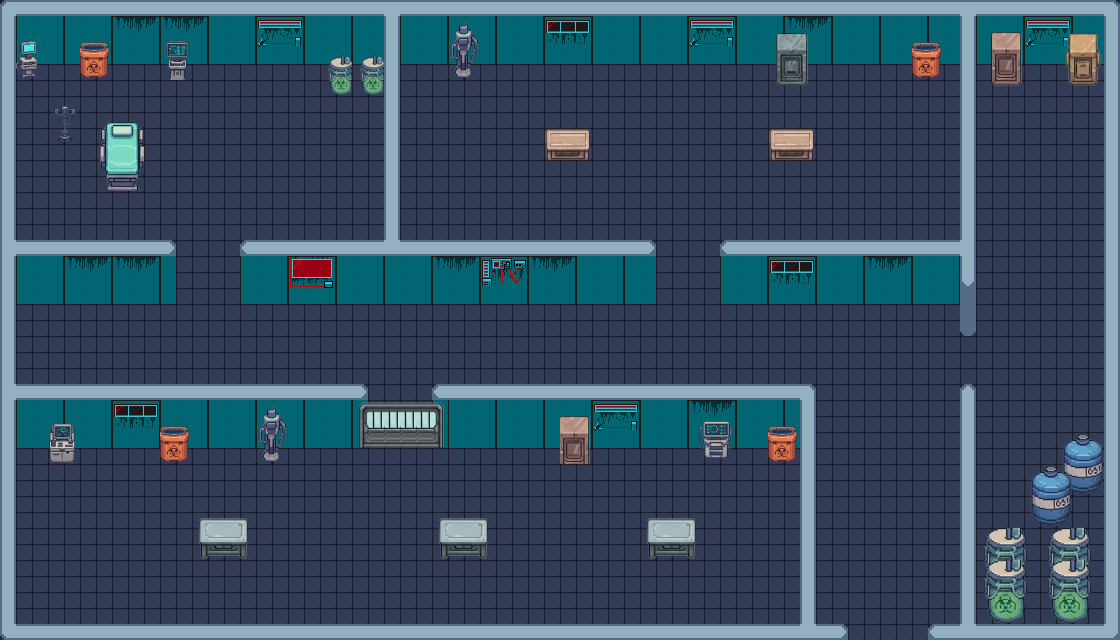

A level layout from a 2D game, rendered from its tile map. Below: a short description, then the map file with tile-grid data replaced by summaries:
An orthogonal 70x40 tile map with 16x16 px tiles, 4 tile layers (chao, paredes, objetos, objetos 2), 6 tilesets and 46 objects (2x municao, cofre_lab).

<map version="1.10" tiledversion="1.11.2" orientation="orthogonal" renderorder="right-down" width="70" height="40" tilewidth="16" tileheight="16" infinite="0" nextlayerid="15" nextobjectid="76">
 <editorsettings>
  <export target="laboratorio_fechado.json" format="json" />
 </editorsettings>
 <tileset firstgid="1" name="tileset x2" tilewidth="16" tileheight="16" tilecount="13616" columns="148">
  <image source="../tiles/laboratorio/tileset x2.png" width="2368" height="1472" />
 </tileset>
 <tileset firstgid="13617" name="tileset x1" tilewidth="16" tileheight="16" tilecount="3404" columns="74">
  <image source="../tiles/laboratorio/tileset x1.png" width="1184" height="736" />
 </tileset>
 <tileset firstgid="17021" name="neo_zero_tiles_and_buildings_01" tilewidth="16" tileheight="16" tilecount="400" columns="20">
  <image source="../tiles/laboratorio/neo_zero_tiles_and_buildings_01.png" width="320" height="320" />
 </tileset>
 <tileset firstgid="17421" name="objetos_scifi" tilewidth="16" tileheight="16" tilecount="961" columns="31">
  <image source="../tiles/laboratorio/objetos_scifi.png" width="500" height="500" />
 </tileset>
 <tileset firstgid="18382" name="portas_e_mesas_scifi" tilewidth="16" tileheight="16" tilecount="961" columns="31">
  <image source="../tiles/laboratorio/portas_e_mesas_scifi.png" width="500" height="500" />
 </tileset>
 <tileset firstgid="19343" name="objetos_scifi_2x" tilewidth="16" tileheight="16" tilecount="324" columns="18">
  <image source="../tiles/laboratorio/objetos_scifi_2x.png" width="300" height="300" />
 </tileset>
 <layer id="4" name="chao" width="70" height="40">
  <data>[2800 cells, 2800 non-empty, 4 distinct tile ids]</data>
 </layer>
 <layer id="1" name="paredes" width="70" height="40">
  <data>[2800 cells, 857 non-empty, 61 distinct tile ids]</data>
 </layer>
 <layer id="7" name="objetos" width="70" height="40">
  <data>[2800 cells, 226 non-empty, 145 distinct tile ids]</data>
 </layer>
 <layer id="6" name="objetos 2" width="70" height="40">
  <data>[2800 cells, 74 non-empty, 43 distinct tile ids]</data>
 </layer>
 <objectgroup id="10" name="puzzle">
  <object id="65" name="cofre_lab" x="776.182" y="50.4545" width="31.6364" height="33.0909" />
 </objectgroup>
 <objectgroup id="8" name="municao">
  <object id="74" name="municao" x="1069.5" y="54" width="28" height="30" />
  <object id="75" name="municao" x="992" y="51" width="28.5" height="34" />
 </objectgroup>
 <objectgroup id="11" name="vida" />
 <objectgroup id="9" name="inimigos">
  <object id="62" x="563.667" y="541" width="10.6667" height="12" />
  <object id="63" x="293.667" y="551.334" width="10.6667" height="10.6667" />
 </objectgroup>
 <objectgroup id="3" name="solidos">
  <object id="1" x="0" y="0.5" width="1119.67" height="30.5" />
  <object id="2" x="-0.0454545" y="26.9545" width="15.5455" height="599.773" />
  <object id="3" x="0.151515" y="624.091" width="848.348" height="15.4091" />
  <object id="4" x="1104.5" y="26.7273" width="15" height="600.318" />
  <object id="6" x="961" y="28.841" width="15" height="272.318" />
  <object id="7" x="384.5" y="27.841" width="15" height="215.318" />
  <object id="8" x="800.795" y="396.841" width="14.4545" height="230.318" />
  <object id="9" x="720.5" y="240" width="244.75" height="31" />
  <object id="10" x="241" y="239.5" width="414" height="32.25" />
  <object id="11" x="16" y="240.5" width="160" height="31" />
  <object id="12" x="433.083" y="384.75" width="382" height="31" />
  <object id="13" x="12.6667" y="383.833" width="355.333" height="31" />
  <object id="14" x="960" y="384.341" width="15" height="244.318" />
  <object id="15" x="928.076" y="624.295" width="192.098" height="15.6591" />
  <object id="17" x="328.583" y="54.6666" width="55.0833" height="39.9167" />
  <object id="18" x="20.3333" y="42.8333" width="16.3333" height="4.00007" />
  <object id="19" x="101.333" y="120.666" width="42" height="53" />
  <object id="20" x="975.25" y="496" width="128.75" height="127" />
  <object id="21" x="1032.33" y="434.667" width="72.3333" height="65.6667" />
  <object id="22" x="770.364" y="129.909" width="42.5455" height="18.2122" />
  <object id="23" x="547.667" y="129.333" width="40" height="19.3333" />
  <object id="24" x="912.333" y="42.6667" width="28.3333" height="11.3333" />
  <object id="28" x="449.833" y="31.5" width="28.8333" height="16.4167" />
  <object id="29" x="648.667" y="518.667" width="45.3333" height="25.3333" />
  <object id="30" x="439.333" y="520" width="46.6667" height="24" />
  <object id="31" x="49.5" y="424.25" width="25.8333" height="7.5" />
  <object id="32" x="991.955" y="33.1818" width="28.7878" height="16.5303" />
  <object id="33" x="1069.69" y="34.0606" width="27" height="18.5758" />
  <object id="37" x="768.334" y="425.167" width="28.3333" height="7.4167" />
  <object id="38" x="200.167" y="518.5" width="46.6667" height="24" />
  <object id="39" x="700.417" y="419.5" width="30" height="12.3334" />
  <object id="40" x="160.5" y="427.25" width="27.8333" height="9.5" />
  <object id="41" x="258.333" y="408.125" width="27.8333" height="27.25" />
  <object id="42" x="54.8333" y="107.333" width="19.3333" height="11.3334" />
  <object id="43" x="79.6667" y="42.6666" width="29" height="7.50007" />
  <object id="44" x="166.167" y="42.5" width="22" height="5.0001" />
  <object id="45" x="776.208" y="33.4167" width="31.0833" height="15.6667" />
  <object id="46" x="369.333" y="399.5" width="62.75" height="15.5" />
  <object id="69" x="560.25" y="417" width="28" height="17" />
  <object id="72" x="846" y="632.273" width="84.4545" height="7" />
 </objectgroup>
 <objectgroup id="13" name="portais">
  <object id="71" x="850.014" y="614.151" width="76.0606" height="16.2273">
   <properties>
    <property name="destino" value="cidade" />
    <property name="spawn_x" type="int" value="815" />
    <property name="spawn_y" type="int" value="581" />
   </properties>
  </object>
 </objectgroup>
</map>
